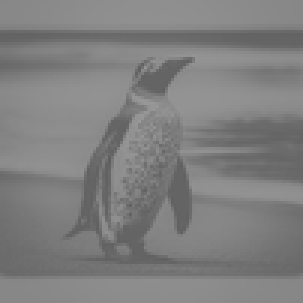
#> input picture penguin.png, 101 x 101 px, shrunk from 200 x 200 before the run (shown 3 times larger)
$ jupyter execute lec_4.ipynb
#> lines starting #> are read from the running program, lines starting #| are printed output that depends on the picture
[cell 1]
import cv2
import matplotlib.pyplot as plt
import numpy as np
from PIL import Image
from skimage import exposure
from skimage.exposure import match_histograms

[cell 2]
# TODO
# auto contrast
# histogram equalization
# histrogram specification
# discuss what happen

[cell 3]
img = cv2.imread('penguin.png')
#> img is the input picture: shape (101, 101, 3); min 95, max 153, mean 127

[cell 4]
def auto_contrast(img):
    img_min, img_max = np.percentile(img, [25, 75])
    low = np.min(img)
    high = np.max(img)
    new_img = (img - img_min) * ((high - low) / (img_max - img_min)) + low
    new_img = new_img.astype(np.uint8)
    return new_img

def histogram_equalization(img):
    hist, bins = np.histogram(img.flatten(), 256, [0, 256])
    cdf = hist.cumsum()
    cdf_m = np.ma.masked_equal(cdf, 0)
    cdf_m = (cdf_m - cdf_m.min()) * 255 / (cdf_m.max() - cdf_m.min())
    cdf = np.ma.filled(cdf_m, 0).astype('uint8')
    new_img = cdf[img]
    return new_img

def histogram_specification(img, ref):
    matched = match_histograms(img, ref)
    matched = matched.astype(np.uint8)
    return matched

[cell 5]
img = cv2.imread('penguin.png')
hist, bins = np.histogram(img.flatten(), 256, [0, 256])
#> hist = 256 values, max 1545 at index 141, min 0 at index 0, mean 119.5; bins = 257 values from 0 to 256
new_img = auto_contrast(img)
#> in auto_contrast, `img_min, img_max = np.percentile(img, [25, 75])`: img_min = 115; img_max = 139
#> in auto_contrast, `low = np.min(img)`: low = 95
#> in auto_contrast, `high = np.max(img)`: high = 153
#> in auto_contrast, `new_img = (img - img_min) * ((high - low) / (img_max - img_min)) + low`:
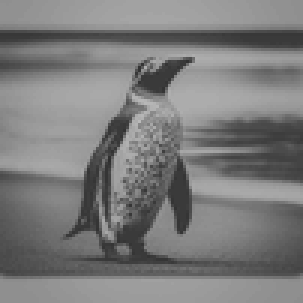
#> new_img: shape (101, 101, 3) float64 (shown 3 times larger); min 46.67, max 186.8, mean 124.1
new_hist, bins = np.histogram(new_img.flatten(), 256, [0, 256])
#> new_hist = 256 values, max 1545 at index 157, min 0 at index 0, mean 119.5
fig, axs = plt.subplots(2, 2, figsize=(15, 15))
axs[0, 0].imshow(img)
axs[0, 0].set_title('original')
axs[1, 0].imshow(new_img)
axs[1, 0].set_title('auto contrast')
axs[0, 1].plot(hist)
axs[0, 1].set_title('original histogram')
axs[1, 1].plot(new_hist)
axs[1, 1].set_title('auto contrast histogram')
plt.show()
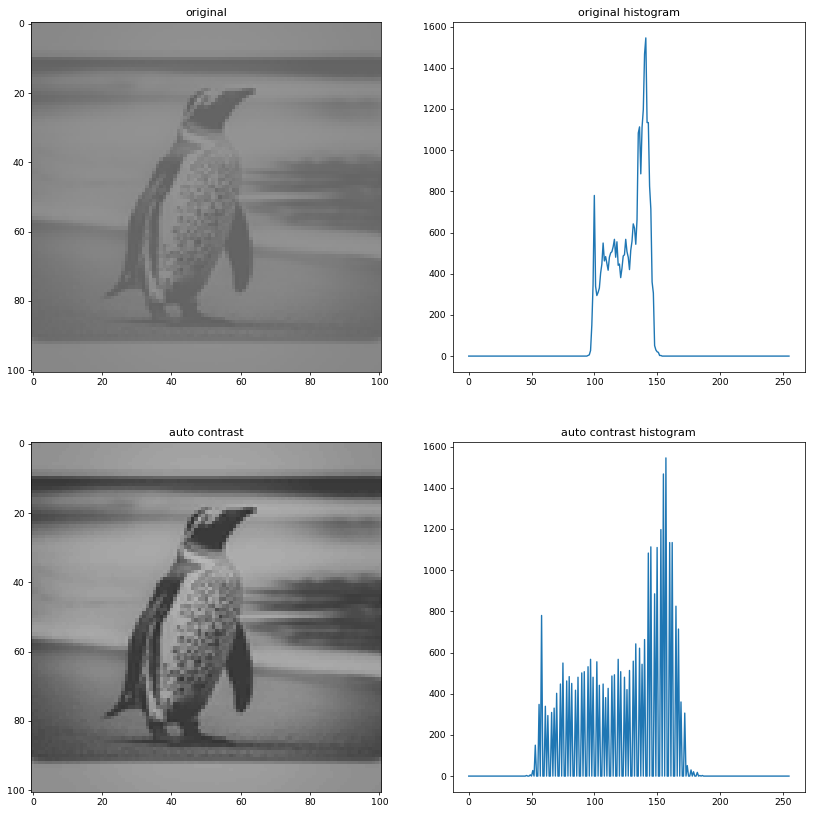
#> figure drawn by matplotlib, 4 panels; panel 2: curve peaks at x = 141, y = 1545; panel 4: curve peaks at x = 157, y = 1545

[cell 6]
img = cv2.imread('penguin.png')
hist, bins = np.histogram(img.flatten(), 256, [0, 256])
new_img = histogram_equalization(img)
#> in histogram_equalization, `hist, bins = np.histogram(img.flatten(), 256, [0, 256])`: bins = 257 values from 0 to 256
#> in histogram_equalization, `cdf = hist.cumsum()`: cdf = 256 values from 0 to 30603
#> in histogram_equalization, `cdf = np.ma.filled(cdf_m, 0).astype('uint8')`: cdf = 256 values from 0 to 255
#> in histogram_equalization, `new_img = cdf[img]`:
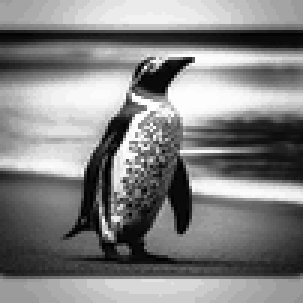
#> new_img: shape (101, 101, 3) (shown 3 times larger); min 0, max 255, mean 130.1
new_hist, bins = np.histogram(new_img.flatten(), 256, [0, 256])
#> new_hist = 256 values, max 1545 at index 216, min 0 at index 2, mean 119.5
fig, axs = plt.subplots(2, 2, figsize=(15, 10))
axs[0, 0].imshow(img)
axs[0, 0].set_title('original')
axs[1, 0].imshow(new_img)
axs[1, 0].set_title('histogram equalization')
axs[0, 1].plot(hist)
axs[0, 1].set_title('original histogram')
axs[1, 1].plot(new_hist)
axs[1, 1].set_title('histogram equalization histogram')
plt.show()
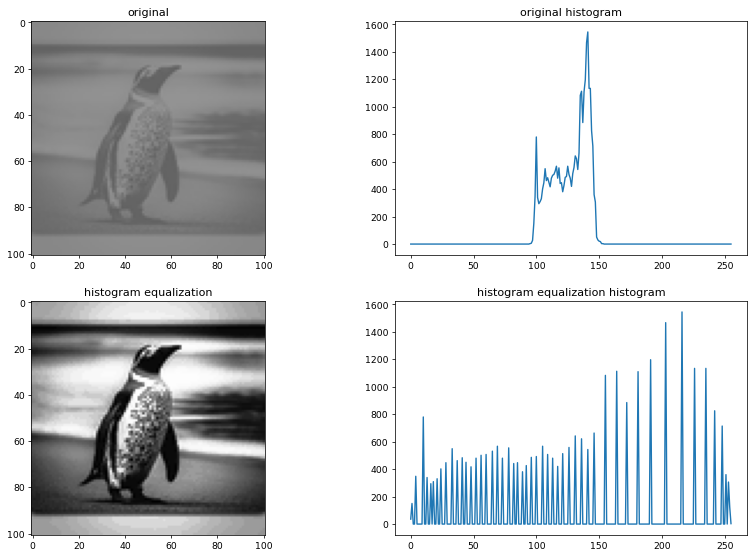
#> figure drawn by matplotlib, 4 panels; panel 2: curve peaks at x = 141, y = 1545; panel 4: curve peaks at x = 216, y = 1545

[cell 7]
img = cv2.imread('penguin.png')
hist, bins = np.histogram(img.flatten(), 256, [0, 256])
ref = cv2.imread('penguin2.jpeg')
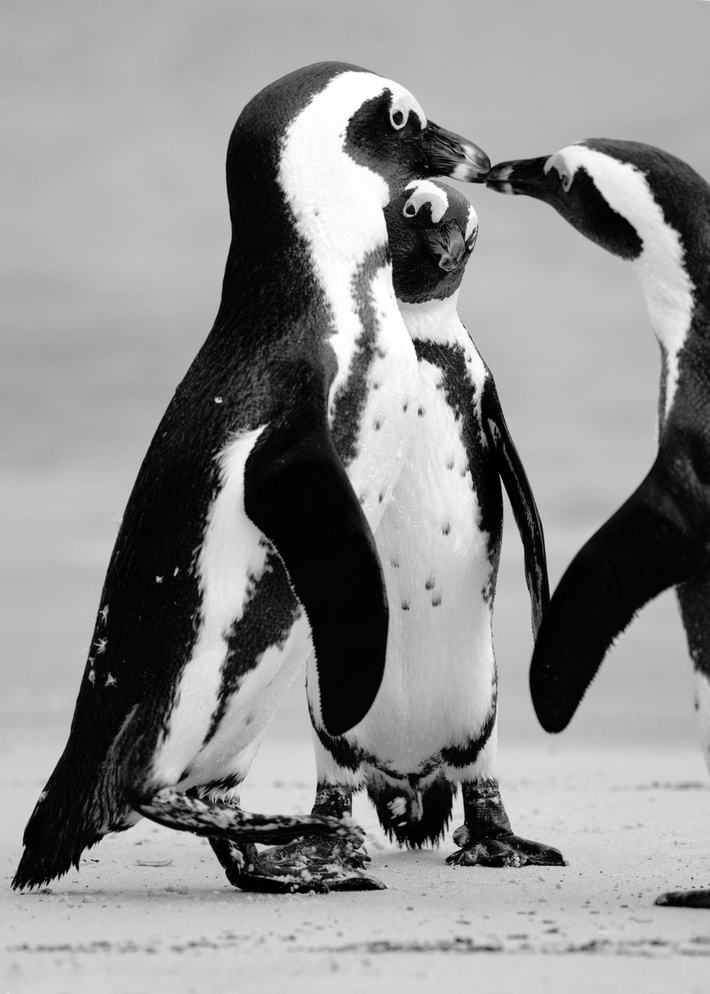
#> input picture penguin2.jpeg, 710 x 994 px, shrunk from 1400 x 1960 before the run
#> ref is the input picture: shape (994, 710, 3); min 0, max 255, mean 142.5
ref_hist, bins = np.histogram(ref.flatten(), 256, [0, 256])
#> ref_hist = 256 values, max 61152 at index 4, min 1230 at index 126, mean 8270.4
new_img = histogram_specification(img, ref)
#> in histogram_specification, `matched = match_histograms(img, ref)`:
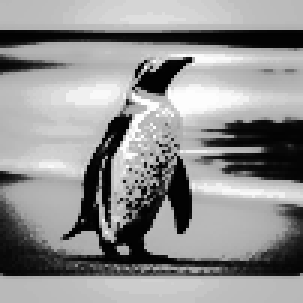
#> matched: shape (101, 101, 3) float64 (shown 3 times larger); min 0, max 255, mean 144.6
new_hist, bins = np.histogram(new_img.flatten(), 256, [0, 256])
#> new_hist = 256 values, max 1545 at index 204, min 0 at index 8, mean 119.5
fig, axs = plt.subplots(3, 2, figsize=(15, 10))
axs[0, 0].imshow(img)
axs[0, 0].set_title('original')
axs[1, 0].imshow(ref)
axs[1, 0].set_title('reference')
axs[2, 0].imshow(new_img)
axs[2, 0].set_title('histogram specification')
axs[0, 1].plot(hist)
axs[0, 1].set_title('original histogram')
axs[1, 1].plot(ref_hist)
axs[1, 1].set_title('reference histogram')
axs[2, 1].plot(new_hist)
axs[2, 1].set_title('histogram specification histogram')
plt.show()
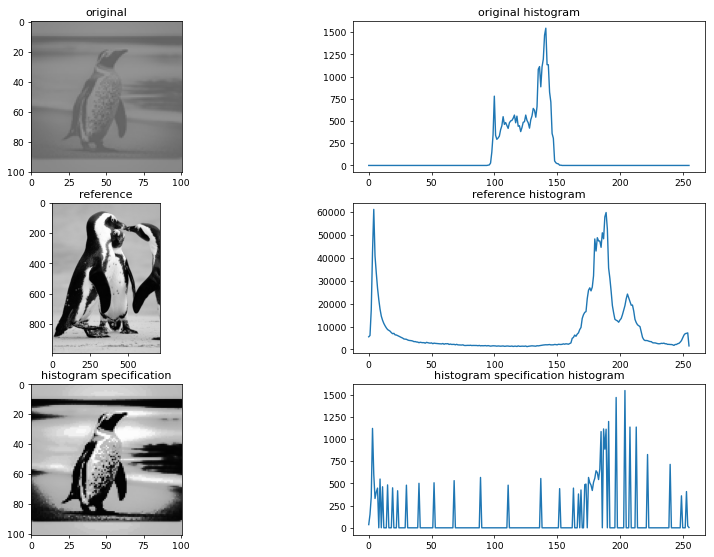
#> figure drawn by matplotlib, 6 panels; panel 2: curve peaks at x = 141, y = 1545; panel 4: curve peaks at x = 4, y = 61152; panel 6: curve peaks at x = 204, y = 1545
